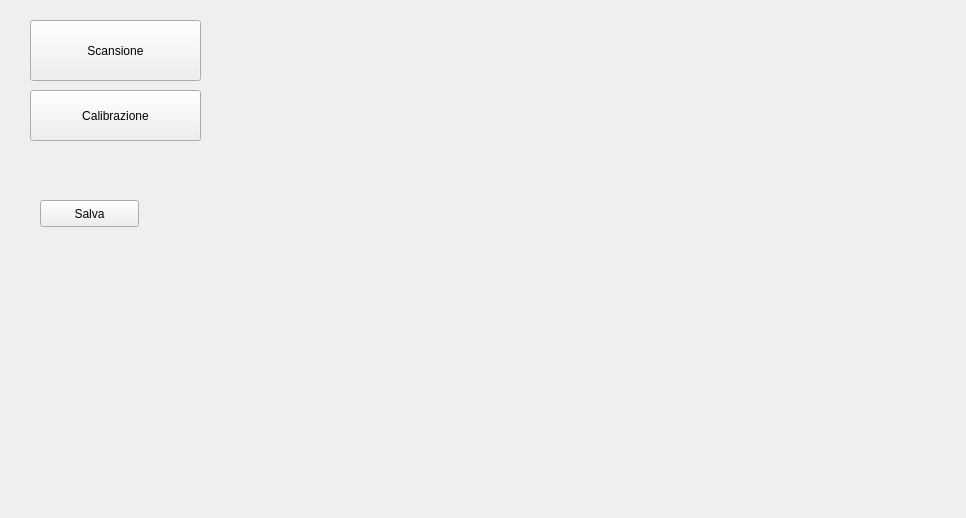
<?xml version="1.0" encoding="UTF-8"?>
<ui version="4.0">
 <class>PCLViewer</class>
 <widget class="QMainWindow" name="PCLViewer">
  <property name="geometry">
   <rect>
    <x>0</x>
    <y>0</y>
    <width>966</width>
    <height>518</height>
   </rect>
  </property>
  <property name="minimumSize">
   <size>
    <width>0</width>
    <height>0</height>
   </size>
  </property>
  <property name="maximumSize">
   <size>
    <width>5000</width>
    <height>5000</height>
   </size>
  </property>
  <property name="windowTitle">
   <string>PCLViewer</string>
  </property>
  <widget class="QWidget" name="centralwidget">
   <widget class="QVTKWidget" name="qvtkWidget" native="true">
    <property name="geometry">
     <rect>
      <x>300</x>
      <y>10</y>
      <width>640</width>
      <height>480</height>
     </rect>
    </property>
   </widget>
   <widget class="QPushButton" name="scanButton">
    <property name="geometry">
     <rect>
      <x>30</x>
      <y>20</y>
      <width>171</width>
      <height>61</height>
     </rect>
    </property>
    <property name="text">
     <string>Scansione</string>
    </property>
   </widget>
   <widget class="QPushButton" name="saveButton">
    <property name="geometry">
     <rect>
      <x>40</x>
      <y>200</y>
      <width>99</width>
      <height>27</height>
     </rect>
    </property>
    <property name="text">
     <string>Salva</string>
    </property>
   </widget>
   <widget class="QPushButton" name="calibButton">
    <property name="geometry">
     <rect>
      <x>30</x>
      <y>90</y>
      <width>171</width>
      <height>51</height>
     </rect>
    </property>
    <property name="text">
     <string>Calibrazione</string>
    </property>
   </widget>
  </widget>
 </widget>
 <customwidgets>
  <customwidget>
   <class>QVTKWidget</class>
   <extends>QWidget</extends>
   <header>QVTKWidget.h</header>
  </customwidget>
 </customwidgets>
 <resources/>
 <connections/>
</ui>
